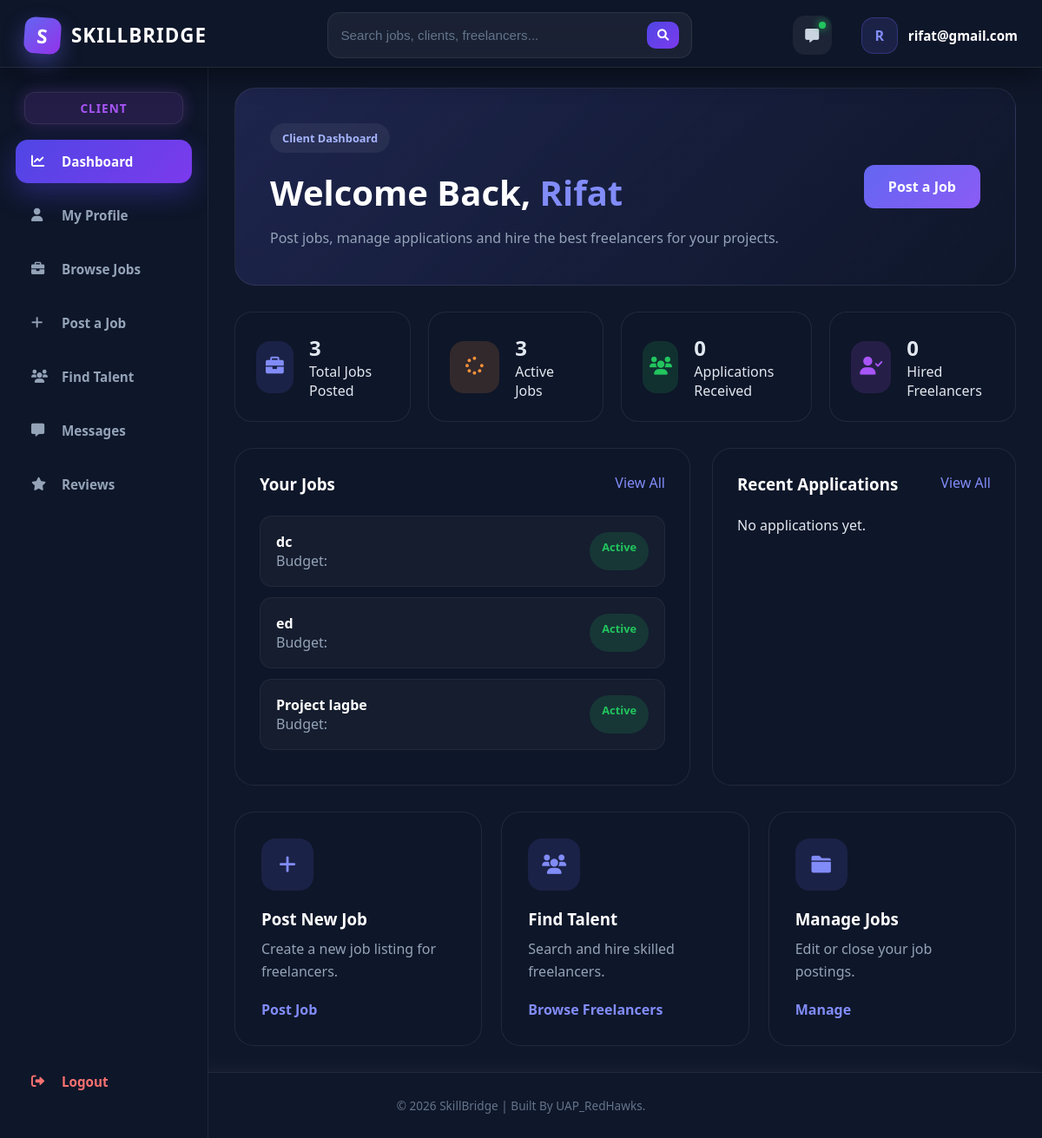
Before: /users/client-dashboard/ (signed in) with the older database file.
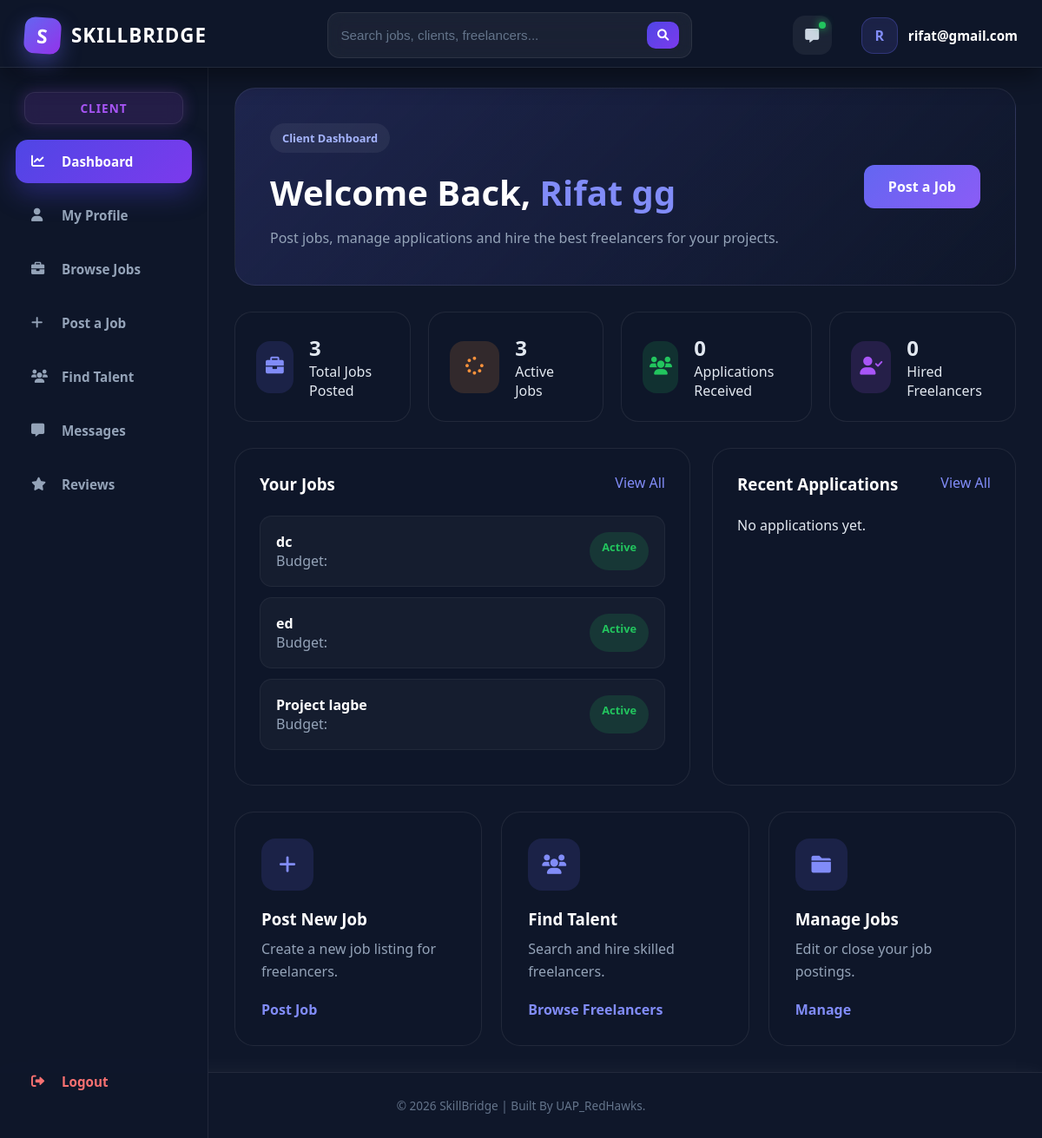
After: the same page with the newer database file.
### users/models.py (models this page shows, shortened)
class ClientProfile(models.Model):
    user = models.ForeignKey(User, on_delete=models.CASCADE)
    name = models.CharField(max_length=200)
    email = models.EmailField(unique=True)
    phone = models.CharField(max_length=20)
    address = models.TextField()
    companyname = models.CharField(max_length=200, blank=True)
    companydescription = models.TextField(blank=True)
    website = models.URLField(blank=True)
    profileimage = models.ImageField(upload_to='profiles/', blank=True, null=True)
    nidnumber = models.CharField(max_length=50)
    createdat = models.DateTimeField(auto_now_add=True)

### users/views.py (the view)
# urls.py: path('client-dashboard/', views.clientdashboard, name='clientdashboard'),
@login_required
def clientdashboard(request):
    profile = ClientProfile.objects.get(user=request.user)
    job_qs = Job.objects.filter(client=request.user)
    app_qs = Application.objects.filter(job__client=request.user)
    recent_jobs = job_qs.order_by('-created_at')[:5]
    recent_apps = app_qs.select_related('job', 'freelancer').order_by('-applied_at')[:5]
    context = {
        'profile': profile,
        'role': 'client',
        'total_jobs': job_qs.count(),
        'active_jobs': job_qs.filter(is_active=True).count(),
        'closed_jobs': job_qs.filter(is_active=False).count(),
        'total_applications': app_qs.count(),
        'hired_freelancers': app_qs.filter(status='accepted').count(),
        'recent_jobs': recent_jobs,
        'recent_applications': recent_apps,
    }
    return render(request, 'users/clintdashboard.html', context)

### templates/users/clintdashboard.html (shortened to what this page needs)
{% extends 'core/base.html' %}
{% load static %}
{% block extra_css %}
  <link rel="stylesheet" href="{% static 'css/user/clientdashboard.css' %}" />
{% endblock %}
{% block content %}
  <div class="dashboard-page">
    <section class="welcome-section">
      <div class="welcome-left">
        <span class="small-tag">Client Dashboard</span>
        <h1>
          Welcome Back,
          <span>{{ profile.name }}</span>
        </h1>
        <p>Post jobs, manage applications and hire the best freelancers for your projects.</p>
      </div>
      <div class="welcome-right">
        <a href="{% url 'post_job' %}" class="post-btn">Post a Job</a>
      </div>
    </section>
    <section class="stats-grid">
      <div class="stat-card">
        <div class="icon-box blue">
          <i class="fas fa-briefcase"></i>
        </div>
        <div class="stat-info">
          <h2>{{ total_jobs }}</h2>
          <p>Total Jobs Posted</p>
        </div>
      </div>
      <div class="stat-card">
        <div class="icon-box orange">
          <i class="fas fa-spinner"></i>
        </div>
        <div class="stat-info">
          <h2>{{ active_jobs }}</h2>
          <p>Active Jobs</p>
        </div>
      </div>
      <div class="stat-card">
        <div class="icon-box green">
          <i class="fas fa-users"></i>
        </div>
        <div class="stat-info">
          <h2>{{ total_applications }}</h2>
          <p>Applications Received</p>
        </div>
      </div>
      <div class="stat-card">
        <div class="icon-box purple">
          <i class="fas fa-user-check"></i>
        </div>
        <div class="stat-info">
          <h2>{{ hired_freelancers }}</h2>
          <p>Hired Freelancers</p>
        </div>
      </div>
    </section>
    <section class="dashboard-grid">
      <div class="dashboard-card">
        <div class="card-header">
          <h3>Your Jobs</h3>
          <a href={% url 'client_jobs' %}>View All</a>
        </div>
        <div class="application-list">
          {% for job in recent_jobs %}
            <div class="application-item">
              <div>
                <h4>{{ job.title }}</h4>
                <p>Budget: {{ job.budget }}</p>
              </div>
              {% if job.is_active %}
                <span class="status accepted">Active</span>
              {% else %}
                <span class="status rejected">Closed</span>
              {% endif %}
            </div>
          {% empty %}
            <p>No jobs posted yet.</p>
          {% endfor %}
        </div>
      </div>
      <div class="dashboard-card">
        <div class="card-header">
          <h3>Recent Applications</h3>
          <a href={% url 'job_applications' %}>View All</a>
        </div>
        <div class="saved-job">
          {% for app in recent_applications %}
            <div class="saved-item">
              <div>
                <h4>{{ app.job.title }}</h4>
                <p>{{ app.freelancer.username }}</p>
              </div>
            </div>
          {% empty %}
            <p>No applications yet.</p>
          {% endfor %}
        </div>
      </div>
    </section>
    <section class="quick-action">
      <div class="action-card">
        <i class="fas fa-plus"></i>
        <h3>Post New Job</h3>
        <p>Create a new job listing for freelancers.</p>
        <a href={% url 'post_job' %}>Post Job</a>
      </div>
      <div class="action-card">
        <i class="fas fa-users"></i>
        <h3>Find Talent</h3>
        <p>Search and hire skilled freelancers.</p>
        <a href={% url 'findtalents' %}>Browse Freelancers</a>
      </div>
      <div class="action-card">
        <i class="fas fa-folder"></i>
        <h3>Manage Jobs</h3>
        <p>Edit or close your job postings.</p>
        <a href={% url 'client_jobs' %}>Manage</a>
      </div>
    </section>
  </div>
{% endblock %}

Changed rows visible on the page:
changed ClientProfile: name "Rifat" → "Rifat gg"
